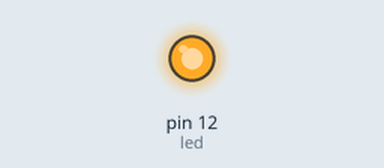
Simulated run of this sketch. Board: Arduino Uno, built with avr-gcc and run on an emulated ATmega328P. Shown: output pins drawn as LEDs (lit = HIGH).

Above: at 0.5 s.
At 3.0 s:
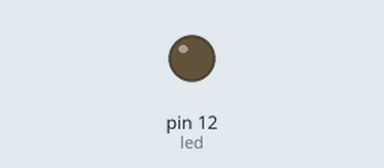
Timing chart, 0 to 6.5 s (numbered marks = the images above):
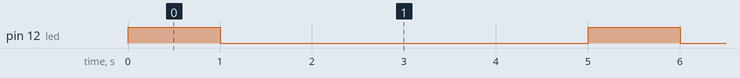

The sketch:

sketch_feb09a.ino
```cpp
int led= 12;
void setup() {
  pinMode(led,OUTPUT );

}

void loop() {
  digitalWrite(led,HIGH);
  delay(1000);
  digitalWrite(led,LOW);
   delay(4000);


}
```

Measured:
- by itself, pin 12 (led): alternates HIGH for 1.0 s and LOW for 4.0 s
